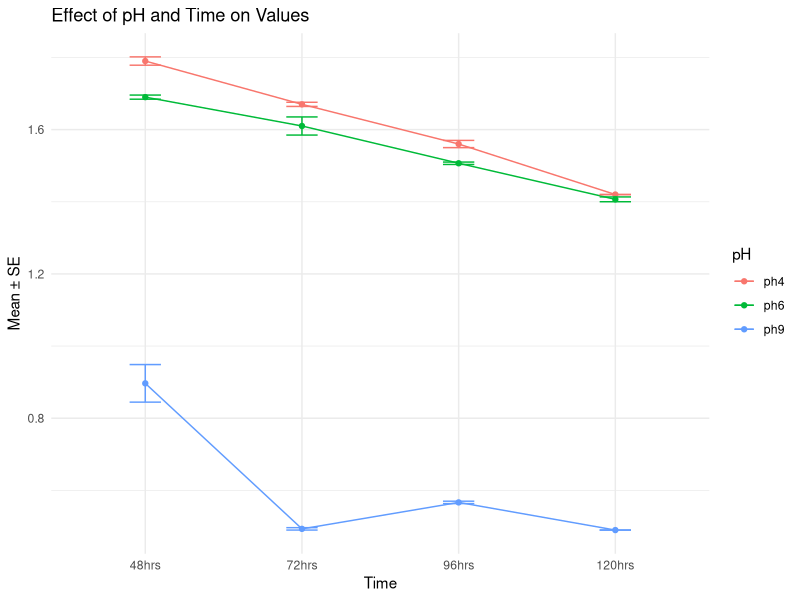
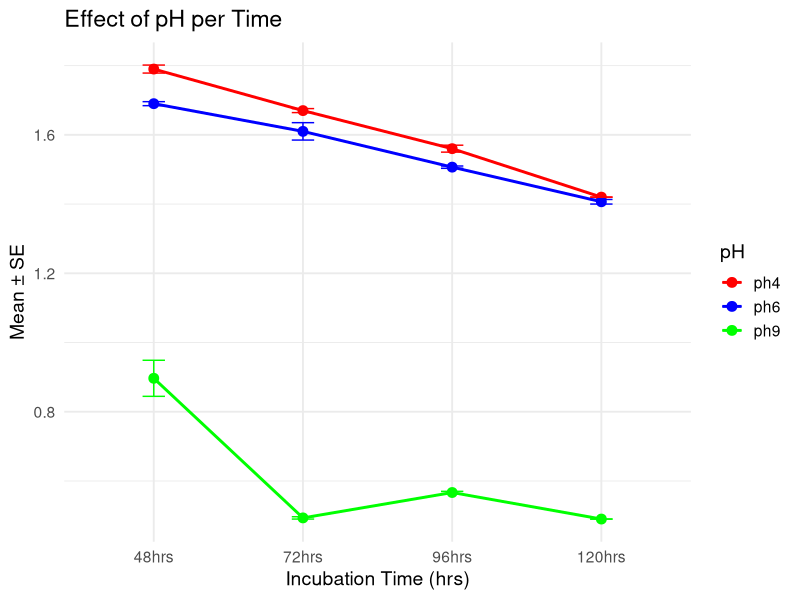
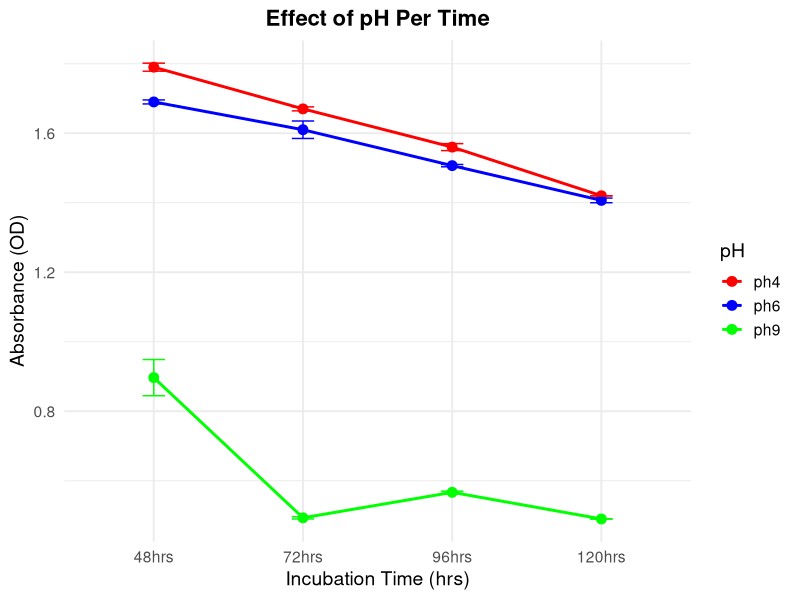
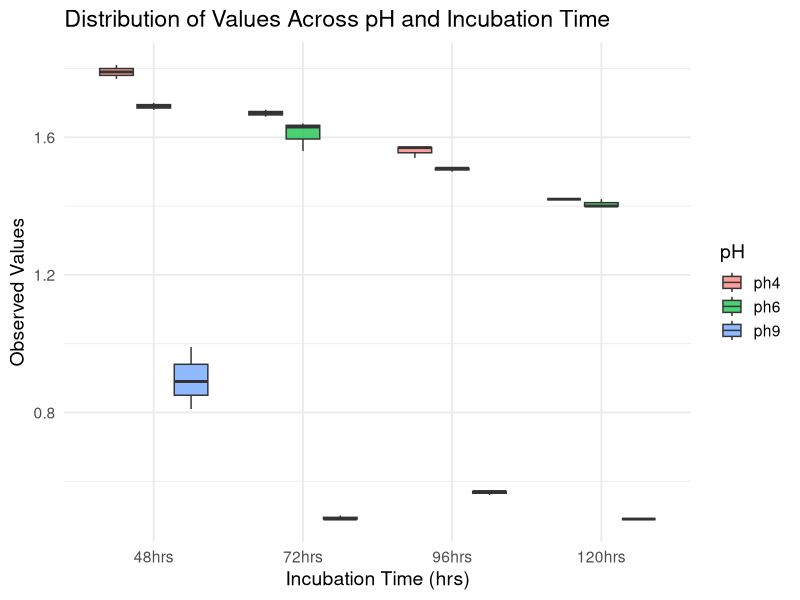

Here is the R script that generated these plots, in order: (Note: this script raises an error after producing the figures.)
library(ggplot2)
library(dplyr)

# Create the dataset
data <- data.frame(
  pH = rep(c("ph4", "ph6", "ph9"), each = 12),   # 3 pH groups, 12 measurements each (3 reps x 4 times)
  Time = rep(rep(c("48hrs", "72hrs", "96hrs", "120hrs"), each = 3), times = 3),
  Value = c(
    # ph4 (3 reps x 4 times)
    1.77, 1.79, 1.81,
    1.67, 1.66, 1.68,
    1.57, 1.54, 1.57,
    1.42, 1.42, 1.42,
    
    # ph6
    1.69, 1.70, 1.68,
    1.56, 1.63, 1.64,
    1.50, 1.51, 1.51,
    1.42, 1.40, 1.40,
    
    # ph9
    0.99, 0.89, 0.81,
    0.50, 0.49, 0.49,
    0.57, 0.56, 0.57,
    0.49, 0.49, 0.49
  )
)

# Convert Time to factor with ordered levels
data$Time <- factor(data$Time, levels = c("48hrs", "72hrs", "96hrs", "120hrs"))

# Two-way ANOVA (pH and Time as factors)
anova_model <- aov(Value ~ pH * Time, data = data)
summary(anova_model)

# Post-hoc test (Tukey HSD)
TukeyHSD(anova_model)

# Plot mean ± SE
library(ggplot2)
ggplot(data, aes(x = Time, y = Value, color = pH, group = pH)) +
  stat_summary(fun = mean, geom = "line") +
  stat_summary(fun = mean, geom = "point") +
  stat_summary(fun.data = mean_se, geom = "errorbar", width = 0.2) +
  theme_minimal() +
  labs(title = "Effect of pH and Time on Values", y = "Mean ± SE")


# Calculate summary stats (mean ± SE)
summary_stats <- data %>%
  group_by(pH, Time) %>%
  summarise(
    mean = mean(Value),
    se = sd(Value) / sqrt(n()),
    .groups = "drop"
  )

# Line plot with error bars
ggplot(summary_stats, aes(x = Time, y = mean, color = pH, group = pH)) +
  geom_line(size = 1) +
  geom_point(size = 3) +
  geom_errorbar(aes(ymin = mean - se, ymax = mean + se), width = 0.15) +
  theme_minimal(base_size = 14) +
  labs(
    title = "Effect of pH per Time",
    x = "Incubation Time (hrs)",
    y = "Mean ± SE"
  ) +
  scale_color_manual(values = c("ph4" = "red", "ph6" = "blue", "ph9" = "green"))


# Line plot with error bars and centered title
ggplot(summary_stats, aes(x = Time, y = mean, color = pH, group = pH)) +
  geom_line(size = 1) +
  geom_point(size = 3) +
  geom_errorbar(aes(ymin = mean - se, ymax = mean + se), width = 0.15) +
  theme_minimal(base_size = 14) +
  labs(
    title = "Effect of pH Per Time",
    x = "Incubation Time (hrs)",
    y = "Absorbance (OD)"
  ) +
  theme(plot.title = element_text(hjust = 0.5, face = "bold", size = 16)) +
  scale_color_manual(values = c("ph4" = "red", "ph6" = "blue", "ph9" = "green"))



# Boxplot visualization
ggplot(data, aes(x = Time, y = Value, fill = pH)) +
  geom_boxplot(alpha = 0.7) +
  theme_minimal(base_size = 14) +
  labs(
    title = "Distribution of Values Across pH and Incubation Time",
    x = "Incubation Time (hrs)",
    y = "Observed Values"
  )

show()
